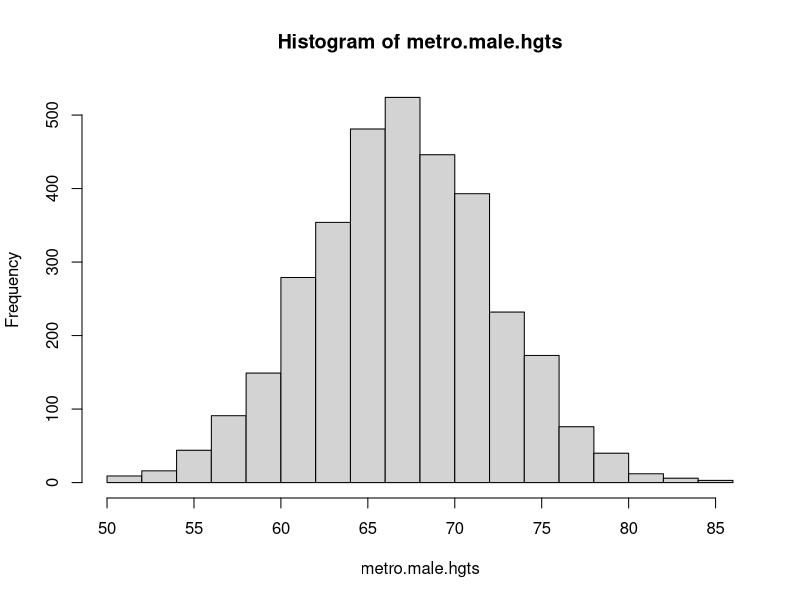
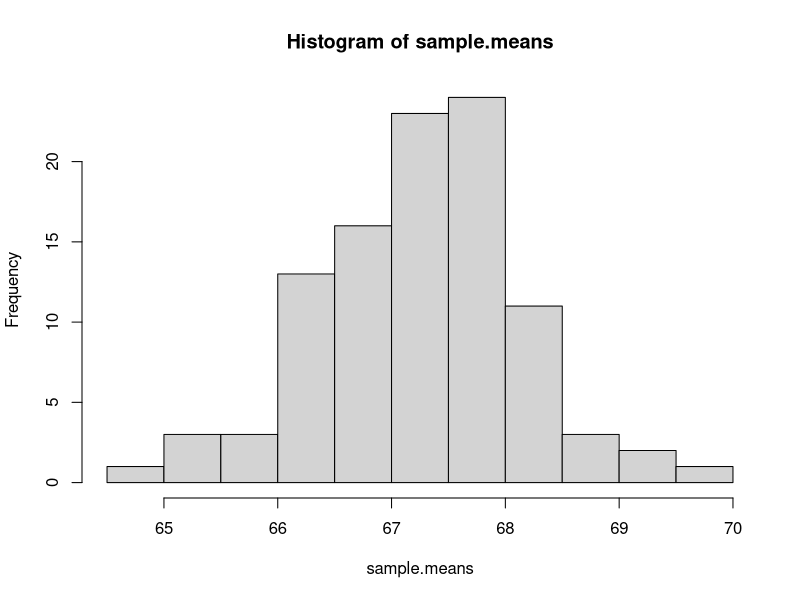
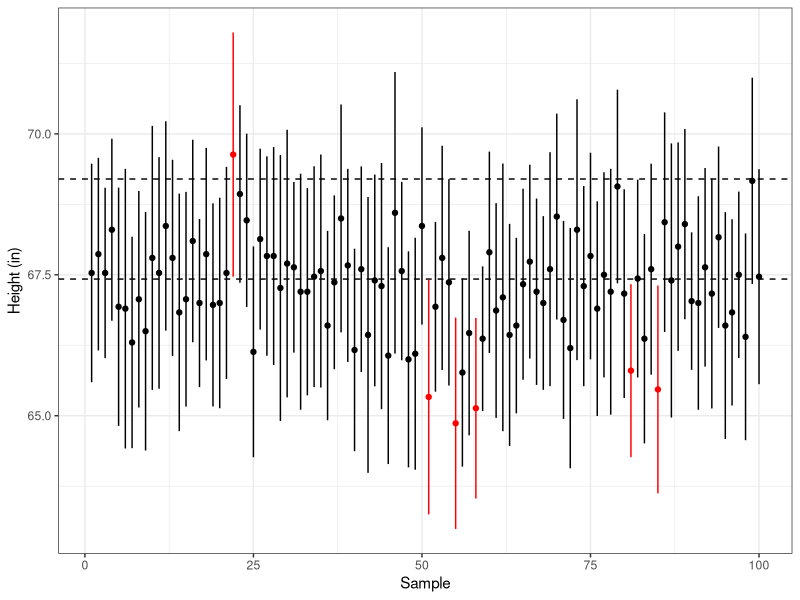

Source code (R) for these figures, in order:
## ---- chunk 1
knitr::opts_chunk$set(echo = TRUE)

library(tidyverse)
set.seed(42)
## ---- chunk 2
metro.male.n <- 3328
metro.male.mu <- 67.5
metro.male.sigma <- 5.25
metro.male.hgts <- round(rnorm(metro.male.n, metro.male.mu, metro.male.sigma))

metro.male.hgts.mean <- mean(metro.male.hgts)
metro.male.hgts.sd <- sd(metro.male.hgts)
metro.male.hgts.mean
metro.male.hgts.sd

hist(metro.male.hgts)

write.csv(metro.male.hgts, "../metro_hgts_pop.csv", row.names = F)
## ---- chunk 3
sample.size <- 30
sample.n <- 100

sample.mat <- matrix(NA, nrow=sample.n, ncol=sample.size)
for (i in 1:sample.n){
    sample.mat[i,] <- sample(metro.male.hgts, sample.size)
}

sample.means <- apply(sample.mat, 1, mean)
sample.sds <- apply(sample.mat, 1, sd)
mean(sample.means)
sd(sample.means)
sd(metro.male.hgts)/sqrt(sample.size)

hist(sample.means)

write.csv(sample.mat, "../metro_hgts_samples.csv", row.names = F)
## ---- chunk 4
calc.sample.ci <- function(s){
    s.mean <- mean(s)
    s.sd <- sd(s)
    s.n <- length(s)
    
    s.mean + c(-1,1) * qnorm(0.975) * s.sd/sqrt(s.n)
}

sample.ci <- apply(sample.mat, 1, calc.sample.ci)

sample.ci.df <- data.frame(sample.num=1:sample.n, mean=sample.means, sd=sample.sds,
                           ci.low=sample.ci[1,], ci.up=sample.ci[2,])
sample.ci.df$mean.in.ci <- ifelse(sample.ci.df$ci.low<metro.male.hgts.mean & 
                                      sample.ci.df$ci.up>metro.male.hgts.mean, 
                                  "yes", "no")

sum(sample.ci.df$mean.in.ci=="yes") / nrow(sample.ci.df)

sample.ci.df$mean[1:5]

sample.ci.df[1,]

write.csv(sample.ci.df, "../metro_hgts_sample_stats.csv", row.names = F)
## ---- chunk 5
g <- ggplot(sample.ci.df, aes(x=sample.num, y=mean, color=mean.in.ci))
g <- g + geom_hline(yintercept = c(69.2,metro.male.hgts.mean), linetype=2)
g <- g + geom_point( show.legend = F)
g <- g + geom_linerange(aes(ymin=ci.low, ymax=ci.up), size=0.5, show.legend=F)
g <- g + theme_bw()
g <- g + scale_color_manual(values=c(no="red", yes="black"))
g <- g + labs(x="Sample", y="Height (in)")

g
